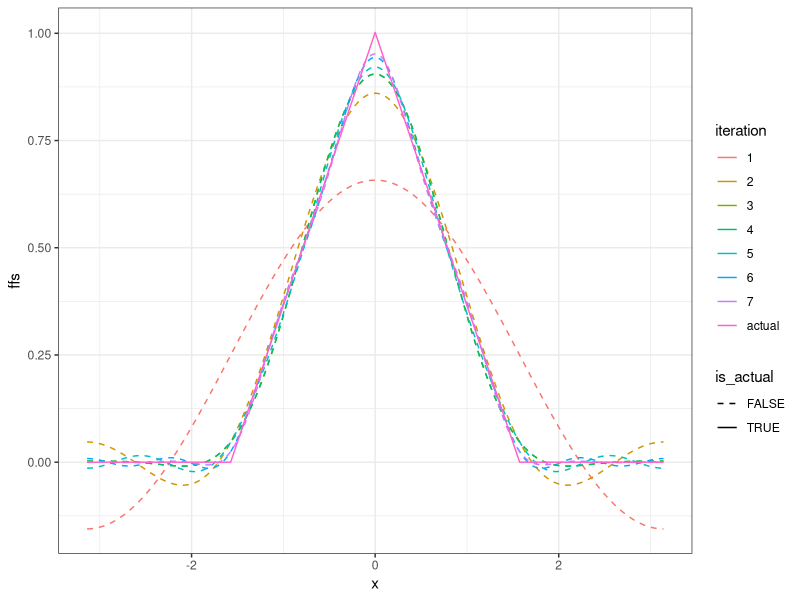
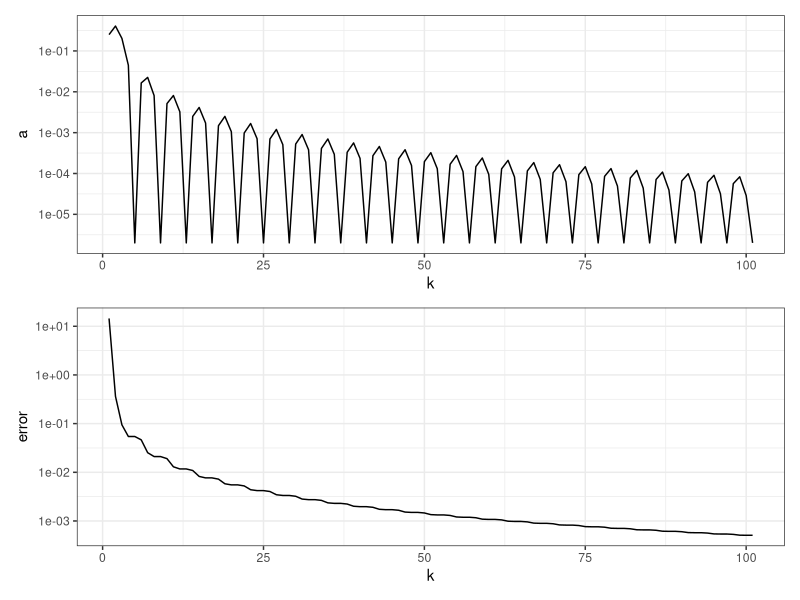

R code for these plots, in order:
library(tidyverse)
library(patchwork)

# Create triangle function ------------------------------------------------

dx <- 0.001
l <- pi
x <- seq(-1 + dx, 1, by = dx) * l
n <- length(x)
n_quart <- floor(n/4)
n_half <- floor(n/2)

# Start with all values at 0
f <- 0 * x
# Linearly increasing from n/4 -> n/2 between 0:1
f[n_quart:n_half] <- 4 * (1:(n_quart+1)) / n
# Linearly decreasing from n/2 -> 3n/4 between 0:1
f[(n_half+1):((3 * n_quart))] <- 1 - (4 * (0:(n_quart-1))) / n


# Fourier Decomp ----------------------------------------------------------

k_max <- 7

a_0 <- sum(f) * dx

fourier_decomp <- data.frame(x = x, ffs = f, iteration = "actual")
ffs <- a_0 / 2

for (k in 1:k_max)
{
  # Projection of f onto cos/sin pi*k
  a_k <- sum(f * cos(pi * k * x / l)) * dx
  b_k <- sum(f * sin(pi * k * x / l)) * dx
  
  ffs <- ffs + a_k * cos(k * pi * x/l) + b_k * sin(k * pi * x/l)
  this_fourier_decomp <- data.frame(x = x, ffs = ffs, iteration = k)
  fourier_decomp <- rbind(fourier_decomp, this_fourier_decomp)
}

fourier_decomp %>% 
  mutate(iteration = as.factor(iteration)) %>% 
  mutate(is_actual = iteration == "actual") %>% 
  ggplot(aes(x, ffs, colour = iteration, linetype = is_actual)) + 
  geom_line() +
  scale_linetype_manual(values=c("dashed", "solid")) + 
  theme_bw()


# Amplitude Plot ----------------------------------------------------------

k_max <- 100

vector_norm <- function(x)
{
  sqrt(sum(x^2))
}

# Set up variables to hold coefficients and error at each step
a <- rep(NA, k_max+1)
err <- rep(NA, k_max+1)

# 0 step
ffs <- a_0 / 2
a[1] <- a_0 / 2
err[1] <- vector_norm(f - ffs)
norm_f <- vector_norm(f)

for (k in 1:k_max)
{
  a[k+1] <- sum(f * cos(pi * k * x/l)) * dx
  b_k <- sum(f * sin(pi * k * x/l)) * dx
  ffs <- ffs + a[k+1] * cos(k * pi * x/l) + b_k * sin(k * pi * x /l)
  err[k+1] <- vector_norm(f - ffs) / norm_f
}

res <- data.frame(a_k = a, error = err) %>% 
  mutate(k = 1:n())

# Amplitude plot
p1 <- ggplot(res, aes(k, a)) + 
  geom_line() + 
  scale_y_log10() + 
  theme_bw()

p2 <- ggplot(res, aes(k, error)) + 
  geom_line() + 
  scale_y_log10() + 
  theme_bw()

p1 / p2




